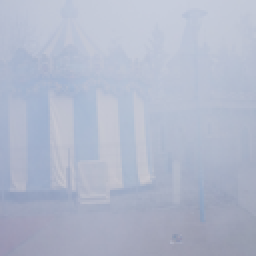
#> input picture thesis_26042026/thesis2542026/06_FGPA_Imple/images/soc_input_128.bmp, 128 x 128 px (shown 2 times larger)
$ python -i verify_image.py   (imports and definitions only)
#> lines starting #> are read from the running program, lines starting #| are printed output that depends on the picture
#!/usr/bin/env python3
"""Verify input/output image correctness for FPGA haze removal pipeline.

Compares:
  1. Input BMP  vs original source image (bit-exact or PSNR)
  2. Output BMP vs golden reference (SHA256 or PSNR/SSIM)
  3. Visual side-by-side comparison (optional)

Also validates pixel format and shows statistics (min, max, mean per channel).

Usage:
    python verify_image.py --input soc_input_128.bmp --output soc_output_128.bmp
    python verify_image.py --output soc_output_128.bmp --golden-sha 05E53E87...
    python verify_image.py --output soc_output_128.bmp --golden golden.bmp --show
"""

import argparse
import hashlib
import math
import os
import struct
import sys
from pathlib import Path

SCRIPT_DIR = Path(__file__).resolve().parent

# Golden SHA256 from verified testbench
GOLDEN_SHA256 = "05E53E87A1DC2F47CC6631F2FAF993169D42F7CD4DF6F7895F32928F886EA791"


# [88 lines left out: functions sha256_file, load_bmp_rgb, channel_stats, print_image_info, compute_psnr, compute_max_diff, not called in this run]


def make_side_by_side(path_in: str | None, path_out: str, save_path: str):
    """Create side-by-side comparison image (requires Pillow)."""
#> called with path_in = '../images/soc_input_128.bmp', path_out = 'out.png', save_path = 'out1.png'
    try:
        from PIL import Image, ImageDraw, ImageFont
    except ImportError:
        print("  (Pillow not installed — skipping visual comparison)")
        return

    imgs = []
    labels = []

    if path_in and os.path.isfile(path_in):
        imgs.append(Image.open(path_in).convert("RGB"))
        labels.append("INPUT")

    if os.path.isfile(path_out):
        imgs.append(Image.open(path_out).convert("RGB"))
        labels.append("OUTPUT")

    if not imgs:
        return

    # Scale up small images for visibility
    scale = 3 if imgs[0].width <= 128 else 1
#> scale = 3
    gap = 20
    label_h = 30

    scaled = []
    for img in imgs:
        scaled.append(img.resize(
            (img.width * scale, img.height * scale), Image.NEAREST
        ))
#> this loop made 1 pass
#> after the loop, scaled = 1 item

    total_w = sum(s.width for s in scaled) + gap * (len(scaled) - 1)
#> total_w = 384
    total_h = max(s.height for s in scaled) + label_h
#> total_h = 414

    canvas = Image.new("RGB", (total_w, total_h), (40, 40, 40))
#> canvas: PIL image 384x414 RGB; every value is 40
    draw = ImageDraw.Draw(canvas)

    x = 0
    for s, label in zip(scaled, labels):
        canvas.paste(s, (x, label_h))
        tw = draw.textlength(label)
        tx = x + (s.width - tw) // 2
        draw.text((tx, 5), label, fill=(255, 255, 255))
        x += s.width + gap
#> this loop made 1 pass
#> (label, tw, tx, x) on pass 1: ('INPUT', 30, 177, 404)
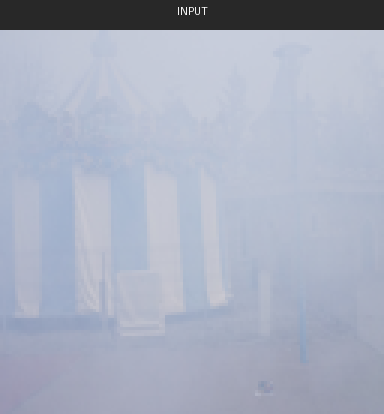
#> canvas: PIL image 384x414 RGB; mean R, G, B 168, 174.4, 191
#> after the loop, x = 404

    canvas.save(save_path)
    print(f"  Side-by-side saved: {save_path}")


# [122 lines left out: function main, not called in this run]


# [2 lines not run here, left out]

>>> result = make_side_by_side('../images/soc_input_128.bmp', 'out.png', 'out1.png')
